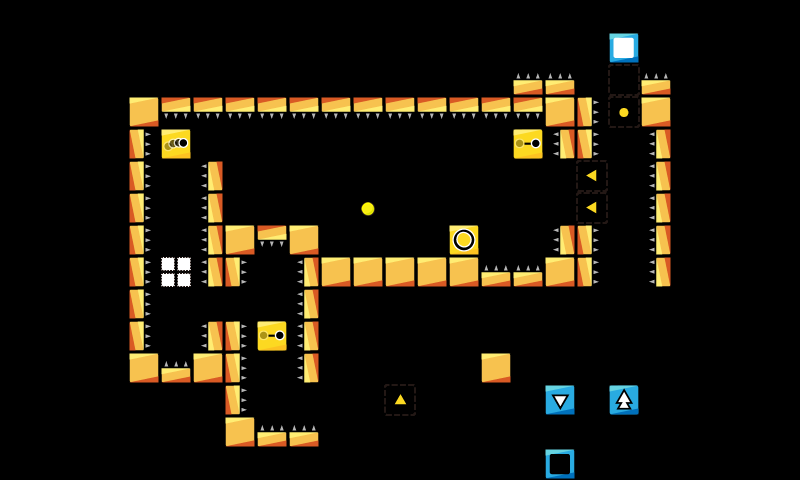

Below is a game level as drawn by its tile map, then a one-line description and the .tmx that defines it (tile-layer data replaced by summaries):
An orthogonal 25x15 tile map with 32x32 px tiles, 1 tile layer (map).

<map version="1.0" orientation="orthogonal" renderorder="right-down" width="25" height="15" tilewidth="32" tileheight="32" nextobjectid="7">
 <properties>
  <property name="ad" value="false" />
 </properties>
 <tileset firstgid="1" name="map_tiles" tilewidth="32" tileheight="32">
  <image source="../../img/map_tiles.png" width="480" height="480" />
 </tileset>
 <layer name="map" width="25" height="15">
  <data>[375 cells, 88 non-empty, 16 distinct tile ids]</data>
 </layer>
 <objectgroup name="Object Layer 1" />
</map>
